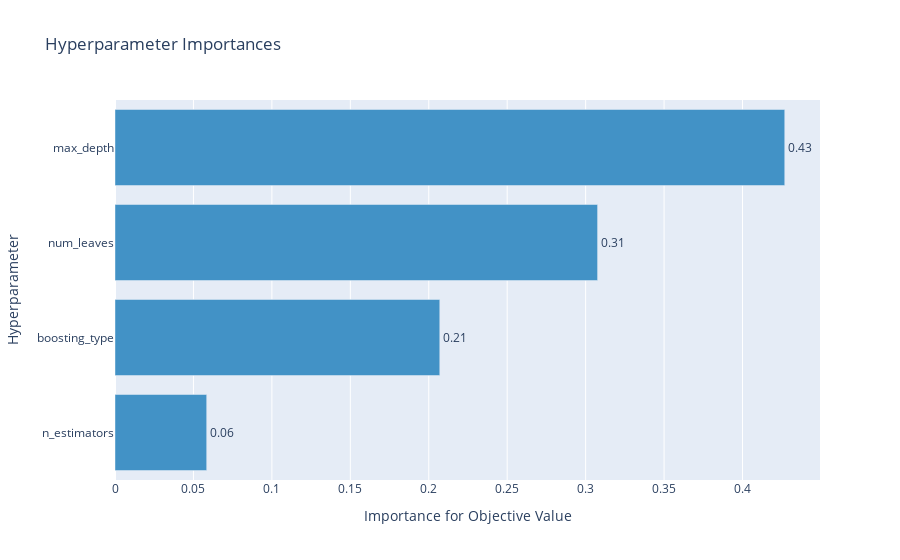

The notebook cell this image was saved under:
### Code cell
optuna.visualization.plot_param_importances(study)

### Figure 1 — Plotly figure (JSON) as saved in the notebook; plotly's stock layout.template omitted (floating-point values rounded to 4 significant figures)
{"data": [{"cliponaxis": false, "hovertemplate": ["n_estimators (IntDistribution): 0.058444308681620497<extra></extra>", "boosting_type (CategoricalDistribution): 0.20702271610563241<extra></extra>", "num_leaves (IntDistribution): 0.30761707457878945<extra></extra>", "max_depth (FloatDistribution): 0.4269159006339576<extra></extra>"], "marker": {"color": "rgb(66,146,198)"}, "orientation": "h", "text": ["0.06", "0.21", "0.31", "0.43"], "textposition": "outside", "type": "bar", "x": [0.05844, 0.207, 0.3076, 0.4269], "y": ["n_estimators", "boosting_type", "num_leaves", "max_depth"]}], "layout": {"showlegend": false, "title": {"text": "Hyperparameter Importances"}, "xaxis": {"title": {"text": "Importance for Objective Value"}}, "yaxis": {"title": {"text": "Hyperparameter"}}}}
